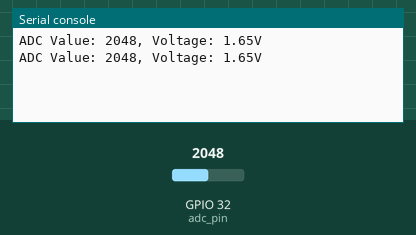
Simulated run of this program. Board: ESP32 board running MicroPython. On the bench: the last lines printed to the serial console. Inputs (shaded band) come from the test bench; at power-on: GPIO 32 (adc_pin) = 2048 (analog values on the 0–4095 scale).

Above: at 1.2 s.
1.3 s: GPIO 32 (adc_pin) set to 2866
At 2.6 s:
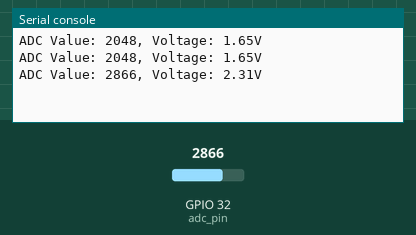
2.8 s: GPIO 32 (adc_pin) set to 3603
At 3.8 s:
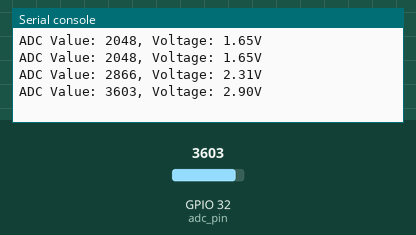
Timing chart, 0 to 5.8 s (numbered marks = the images above; inputs shaded):
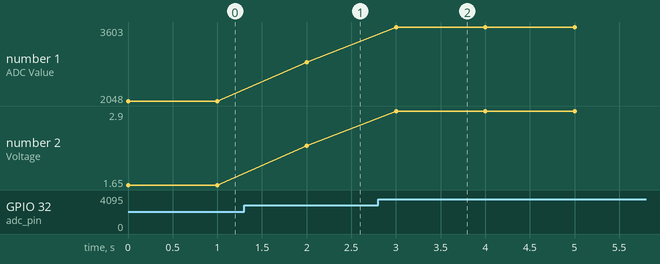

Measured:
- after the input at 1.3 s, the serial console: prints a new line after 0.70 s (image 1)
- after the input at 2.8 s, the serial console: prints a new line after 0.20 s (image 2)
- plotted number 1: 2048 → 2866 after the input at 1.3 s, 2866 → 3603 after the input at 2.8 s
- plotted number 2: 1.65 → 2.31 after the input at 1.3 s, 2.31 → 2.9 after the input at 2.8 s

The program:

practice13-ADC.py
```python
from machine import Pin, ADC
import time

# ADCピンの設定
adc_pin = ADC(Pin(32))  # GPIO32を使用
adc_pin.atten(ADC.ATTN_11DB)  # フルレンジの電圧（0Vから3.3V）を測定
adc_pin.width(ADC.WIDTH_12BIT)  # 12ビットの解像度を設定

while True:
    adc_value = adc_pin.read()  # ADC値を読み取る（0から4095の範囲）

    # ADC値を電圧に変換
    voltage = adc_value * 3.3 / 4096

    print("ADC Value: {}, Voltage: {:.2f}V".format(adc_value, voltage))
    time.sleep(1)  # 1秒待機
```
